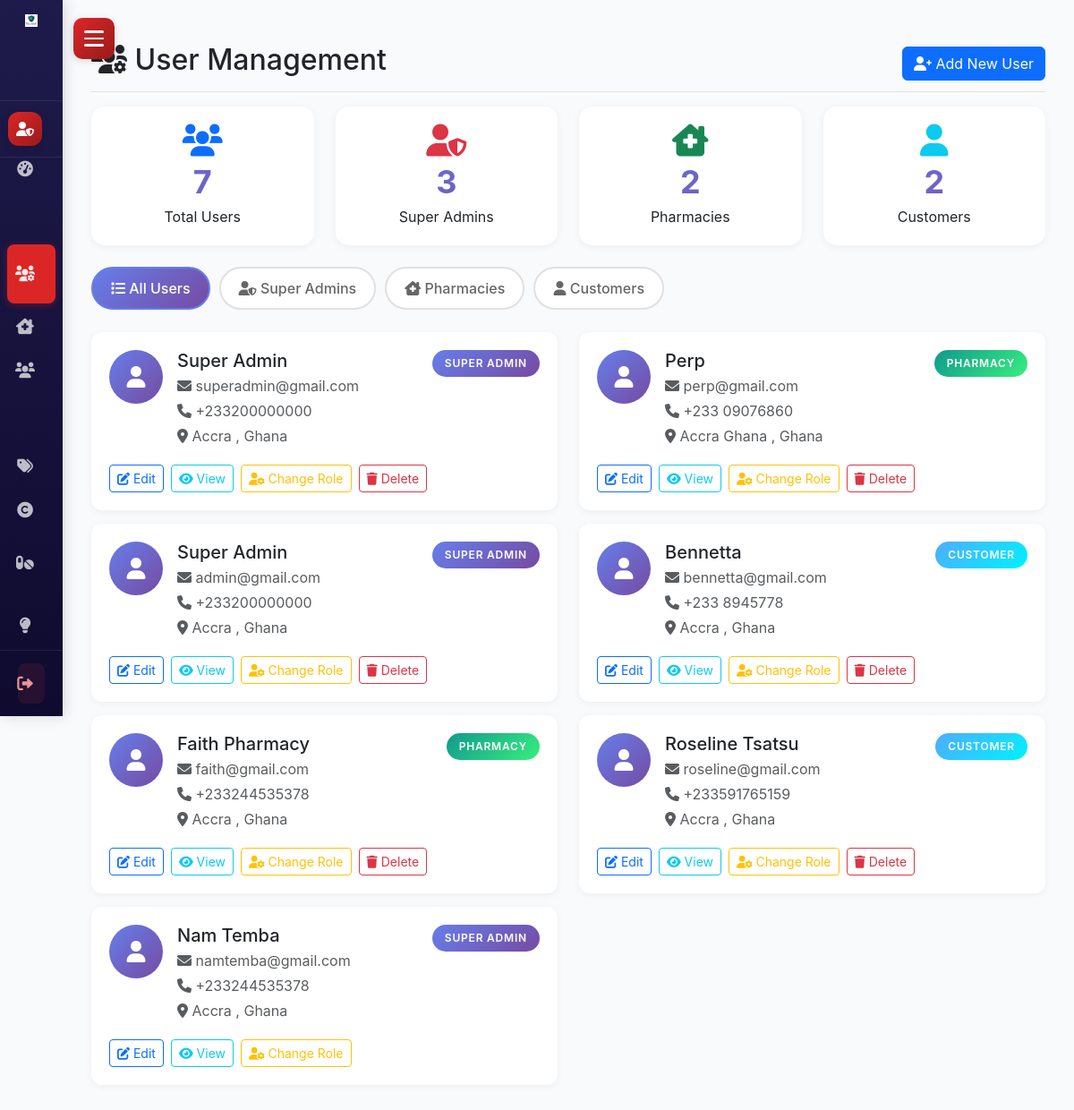
Page /admin/users.php (signed in) on the earlier database version.
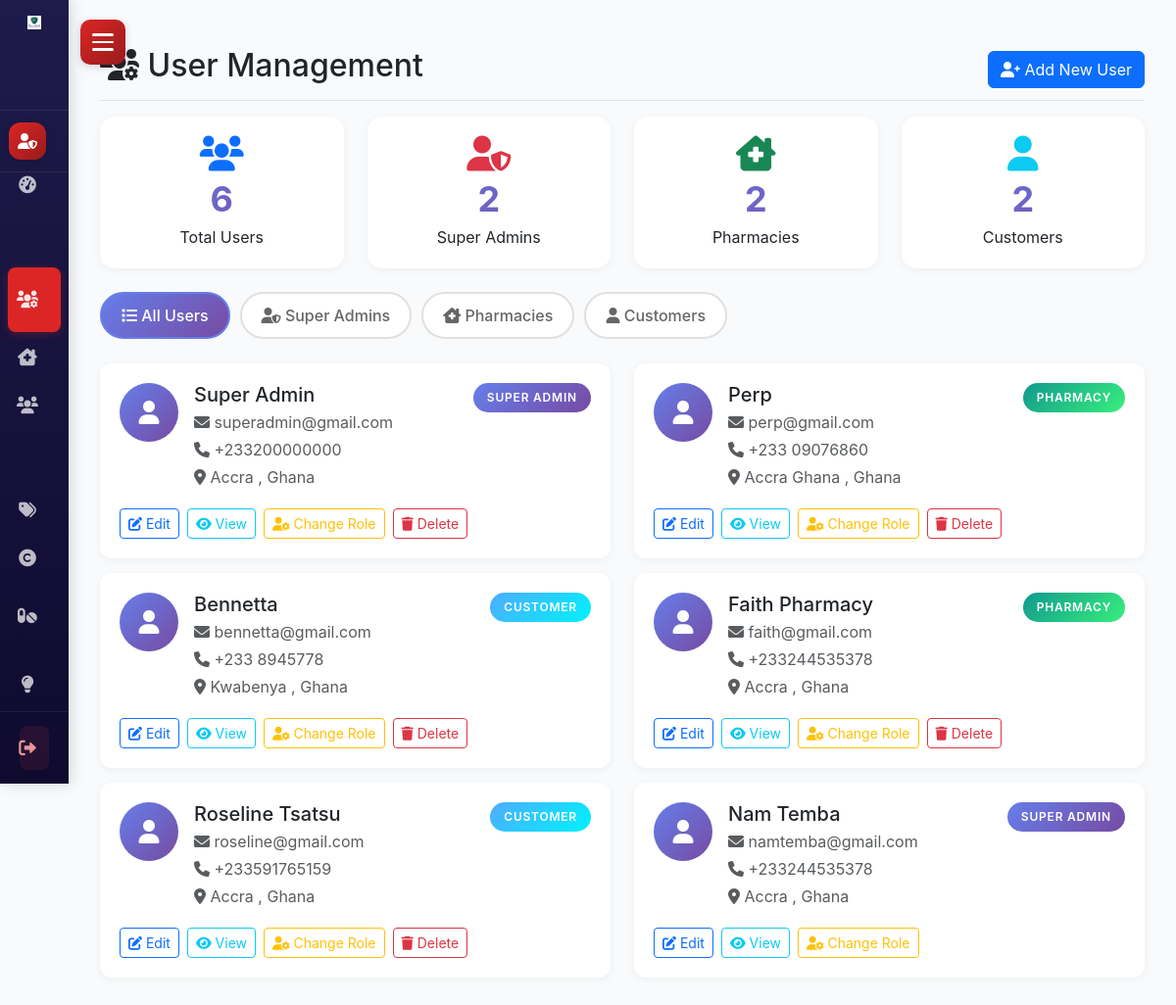
Same page on the later database version.
### tables this page shows
CREATE TABLE `customer` (
  `customer_id` int(11) NOT NULL,
  `customer_name` varchar(100) NOT NULL,
  `customer_email` varchar(50) NOT NULL,
  `customer_pass` varchar(150) NOT NULL,
  `customer_country` varchar(30) NOT NULL,
  `customer_city` varchar(30) NOT NULL,
  `customer_address` text DEFAULT NULL COMMENT 'Full street address',
  `customer_latitude` decimal(10,8) DEFAULT NULL COMMENT 'Latitude coordinate',
  `customer_longitude` decimal(11,8) DEFAULT NULL COMMENT 'Longitude coordinate',
  `customer_contact` varchar(15) NOT NULL,
  `customer_image` varchar(100) DEFAULT NULL,
  `user_role` int(11) NOT NULL COMMENT '0=Super Admin, 1=Pharmacy Owner, 2=Customer',
  `created_at` timestamp NOT NULL DEFAULT current_timestamp(),
  `updated_at` timestamp NULL DEFAULT NULL ON UPDATE current_timestamp(),
  `offers_delivery` tinyint(1) DEFAULT 0,
  `delivery_fee` decimal(10,2) DEFAULT 0.00,
  `delivery_radius_km` decimal(6,2) DEFAULT 10.00,
  `min_order_for_delivery` decimal(10,2) DEFAULT 0.00
);

### settings/db_class.php (called while the page is built, shortened)
<?php
class db_connection {
    public function db_connect() {
        try {
            $this->db = new mysqli(SERVER, USERNAME, PASSWD, DATABASE);
            return true;
        } catch (Exception $e) {
            error_log("Database connection error: " . $e->getMessage());
            die("Database connection failed. Please try again later.");
        }
    }
}

### classes/customer_class.php (called while the page is built, shortened)
<?php
require_once '../settings/db_class.php';
class Customer extends db_connection {
    public function getAllCustomers() {
        $sql = "SELECT customer_id, customer_name, customer_email, customer_country, customer_city, customer_contact, user_role FROM customer ORDER BY customer_id DESC";
        $result = $this->db->query($sql);
        $customers = [];
        if ($result) {
            while ($row = $result->fetch_assoc()) {
                $customers[] = $row;
            }
        }
        return $customers;
    }
    public function getAllUsersByRole($role) {
        try {
            $stmt = $this->db->prepare("SELECT * FROM customer WHERE user_role = ? ORDER BY customer_name ASC");
            $stmt->bind_param("i", $role);
            $stmt->execute();
            $result = $stmt->get_result();
            $users = [];
            while ($row = $result->fetch_assoc()) {
                $users[] = $row;
            }
            return $users;
        } catch (Exception $e) {
            error_log("Get users by role error: " . $e->getMessage());
            return [];
        }
    }
}

### admin/users.php (the view, shortened to what the changed rows need)
<?php
require_once('../settings/core.php');
require_once('../classes/customer_class.php');
$customer_obj = new Customer();
$all_users = $customer_obj->getAllCustomers();
$stats = [
    'total' => count($customer_obj->getAllCustomers()),
    'super_admin' => count($customer_obj->getAllUsersByRole(0)) + count($customer_obj->getAllUsersByRole(7)),
    'pharmacies' => count($customer_obj->getAllUsersByRole(1)),
    'customers' => count($customer_obj->getAllUsersByRole(2))
];
?>
<!DOCTYPE html>
<html lang="en">
<head>
    <link href="https://cdn.jsdelivr.net/npm/bootstrap@5.3.0/dist/css/bootstrap.min.css" rel="stylesheet">
    <link rel="stylesheet" href="https://cdnjs.cloudflare.com/ajax/libs/font-awesome/6.0.0/css/all.min.css">
    <link rel="stylesheet" href="../css/sidebar.css?v=2.5">
</head>
<body>
    <div class="main-content">
                <div class="d-flex justify-content-between flex-wrap flex-md-nowrap align-items-center pt-3 pb-2 mb-3 border-bottom">
                    <h1 class="h2"><i class="fas fa-users-cog"></i> User Management</h1>
                </div>
                <div class="row mb-4">
                    <div class="col-md-3">
                        <div class="stats-card">
                            <div class="stats-icon"><i class="fas fa-users text-primary" style="font-size: 36px;"></i></div>
                            <div class="stats-number"><?php echo $stats['total']; ?></div>
                            <div class="stats-label">Total Users</div>
                        </div>
                    </div>
                    <div class="col-md-3">
                        <div class="stats-card">
                            <div class="stats-icon"><i class="fas fa-user-shield text-danger" style="font-size: 36px;"></i></div>
                            <div class="stats-number"><?php echo $stats['super_admin']; ?></div>
                            <div class="stats-label">Super Admins</div>
                        </div>
                    </div>
                </div>
                <div class="row">
                    <?php foreach ($all_users as $user): ?>
                        <div class="col-md-6">
                            <div class="user-card">
                                <div class="d-flex justify-content-between align-items-start">
                                    <div class="d-flex gap-3">
                                        <div>
                                            <?php if (isset($user['customer_image']) && $user['customer_image']): ?>
                                                <img src="../<?php echo htmlspecialchars($user['customer_image']); ?>"
                                                     style="width: 60px; height: 60px; border-radius: 50%; object-fit: cover;">
                                            <?php else: ?>
                                                <div style="width: 60px; height: 60px; border-radius: 50%; background: linear-gradient(135deg, #667eea, #764ba2); display: flex; align-items: center; justify-content: center; color: white; font-size: 24px;">
                                                    <i class="fas fa-user"></i>
                                                </div>
                                            <?php endif; ?>
                                        </div>
                                        <div>
                                            <h5 class="mb-1"><?php echo htmlspecialchars($user['customer_name']); ?></h5>
                                            <p class="mb-1 text-muted">
                                                <i class="fas fa-envelope"></i> <?php echo htmlspecialchars($user['customer_email']); ?>
                                            </p>
                                            <?php if ($user['customer_contact']): ?>
                                                <p class="mb-1 text-muted">
                                                    <i class="fas fa-phone"></i> <?php echo htmlspecialchars($user['customer_contact']); ?>
                                                </p>
                                            <?php endif; ?>
                                            <?php if ($user['customer_city']): ?>
                                                <p class="mb-1 text-muted">
                                                    <i class="fas fa-map-marker-alt"></i>
                                                    <?php echo htmlspecialchars($user['customer_city']); ?>
                                                    <?php if ($user['customer_country']): ?>
                                                        , <?php echo htmlspecialchars($user['customer_country']); ?>
                                                    <?php endif; ?>
                                                </p>
                                            <?php endif; ?>
                                        </div>
                                    </div>
                                    <div>
                                        <?php
                                        $role_class = '';
                                        $role_text = '';
                                        switch($user['user_role']) {
                                            case 0:
                                            case 7:
                                                $role_class = 'role-super-admin';
                                                $role_text = 'Super Admin';
                                                break;
                                            case 1:
                                                $role_class = 'role-pharmacy';
                                                $role_text = 'Pharmacy';
                                                break;
                                            case 2:
                                                $role_class = 'role-customer';
                                                $role_text = 'Customer';
                                                break;
                                        }
                                        ?>
                                        <span class="role-badge <?php echo $role_class; ?>">
                                            <?php echo $role_text; ?>
                                        </span>
                                    </div>
                                </div>
                                <div class="mt-3 d-flex gap-2">
                                    <button class="btn btn-sm btn-outline-primary" onclick="editUser(<?php echo $user['customer_id']; ?>)">
                                        <i class="fas fa-edit"></i> Edit
                                    </button>
                                    <button class="btn btn-sm btn-outline-info" onclick="viewUser(<?php echo $user['customer_id']; ?>)">
                                        <i class="fas fa-eye"></i> View
                                    </button>
                                    <button class="btn btn-sm btn-outline-warning" onclick="changeRole(<?php echo $user['customer_id']; ?>, <?php echo $user['user_role']; ?>)">
                                        <i class="fas fa-user-cog"></i> Change Role
                                    </button>
                                    <?php if ($user['customer_id'] != $_SESSION['user_id']): ?>
                                        <button class="btn btn-sm btn-outline-danger" onclick="deleteUser(<?php echo $user['customer_id']; ?>)">
                                            <i class="fas fa-trash"></i> Delete
                                        </button>
                                    <?php endif; ?>
                                </div>
                            </div>
                        </div>
                    <?php endforeach; ?>
                </div>
    </div>
</body>
</html>

Differences in the rows shown:
removed customer: customer_name "Super Admin", customer_email "admin@gmail.com", customer_contact "+233200000000", customer_city "Accra", customer_country "Ghana", user_role "SUPER ADMIN"
changed customer "Bennetta": customer_city "Accra" → "Kwabenya"
Other differences:
$stats['total']: "7" → "6"
$stats['super_admin']: "3" → "2"
